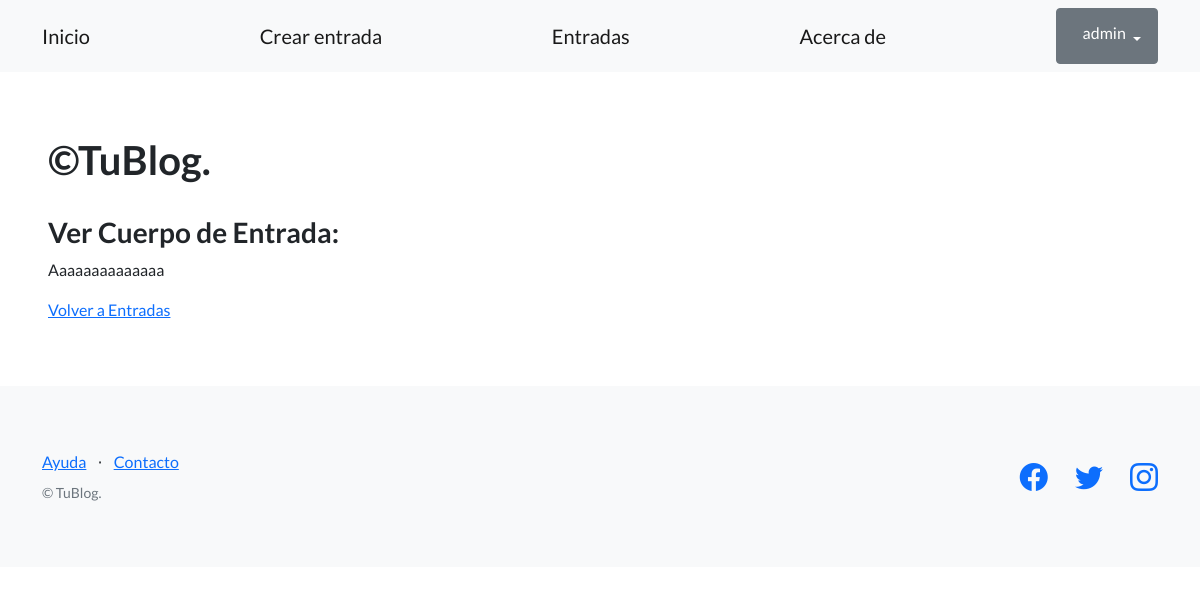
/ver-entrada/La locura subyacente de un amancer sincrónico/ (signed in), run on an earlier commit of the app's database.
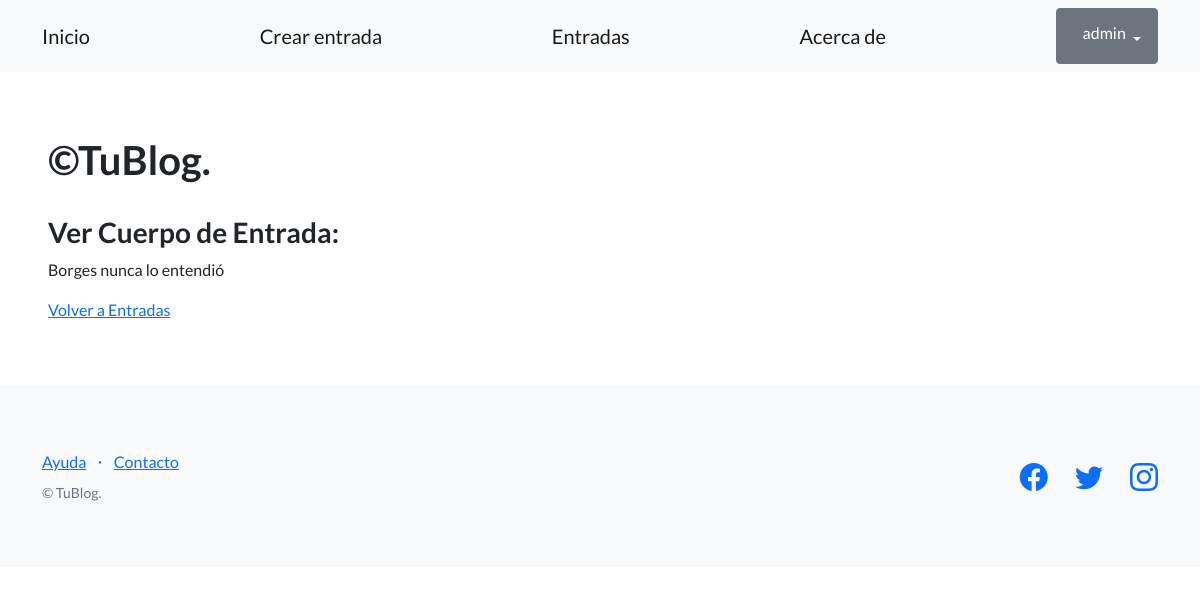
And on a later commit of the database.
### control_blog/models.py (models this page shows, shortened)
class Entrada(models.Model):
    titulo = models.CharField(max_length=64, default="ValorPredeterminado")
    autor = models.CharField(max_length=100)
    cuerpo = models.TextField(blank=True)
    fecha_publicacion = models.DateField(auto_now_add=True)

### blog/views.py (the view)
# urls.py: path("ver-entrada/<str:titulo>/", ver_entrada, name="ver_entrada"),
def ver_entrada(request, titulo):
    entrada = Entrada.objects.get(titulo=titulo)
    contexto = {'entrada': entrada}
    return render(request, 'entradas_cuerpos.html', contexto)

### templates_base/entradas_cuerpos.html (shortened to what this page needs)
{% extends "base.html" %}
{% block contenido %}
<h1>&copy;TuBlog.</h1>
<br />
<h3>Ver Cuerpo de Entrada:</h3>
<p>{{ entrada.cuerpo }}</p>
<a href="{% url 'entradas'  %}">Volver a Entradas</a>
{% endblock contenido %}

What changed in the data, as far as the page shows it:
changed Entrada: cuerpo "Aaaaaaaaaaaaaa" → "Borges nunca lo entendió"
